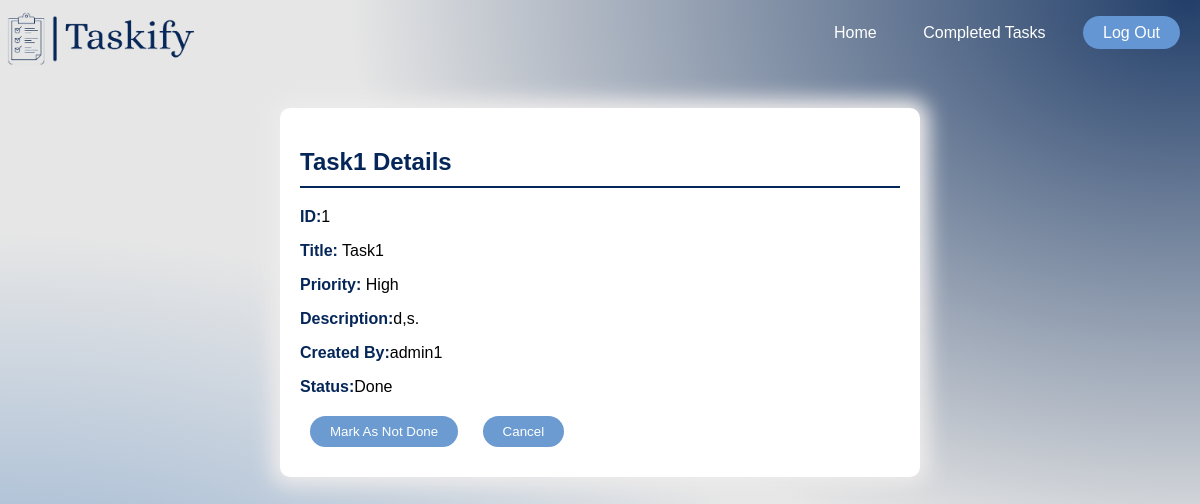
The app's page /completed/comptask/1/ with its own data.
### tasks/models.py (models this page shows, shortened)
class Task(models.Model):
    Taskiid = models.IntegerField(null=True)
    title = models.CharField(max_length=55,null=True)
    teacher = models.CharField(max_length=55,null=True)
    choose = models.CharField(max_length=6, choices=x,null=True)
    Description = models.TextField(max_length=160, blank=True, null=True)
    admin = models.CharField(max_length=15,null=True)
    completed = models.BooleanField(default=False,null=True)

### completed/views.py (the view)
# urls.py: path('comptask/<int:task_id>/', views.comptask, name='comptask'),
def comptask(request, task_id):
    task = get_object_or_404(Task, pk=task_id)  # Filter by primary key (pk)
    return render(request, 'ctask.html', {'task': task})

### completed/templates/ctask.html (shortened to what this page needs)
{%load static%}
<!DOCTYPE html>
<html lang="en">
  <head>
    <link
      rel="stylesheet"
      type="text/css"
      href="{%static 'css/task_detail.css'%}"
    />
  </head>
  <body>
    <div class="nav">
      <img src="{%static 'images/result1.png'%}" class="logo" />
      <div class="buttons">
        <ul>
          <li><a class="nav-link" href="/availableTasks/">Home</a></li>
          <li><a class="nav-link" href="/completed/">Completed Tasks</a></li>
          <li>
            <a class="log-link" href="..\Home page\school.html">Log Out</a>
          </li>
        </ul>
      </div>
    </div>
    <div class="container">
      <h2>{{task.title}} Details</h2>
      <div>
        <p><strong>ID:</strong>{{task.id}}</p>
        <p><strong>Title:</strong> {{task.title}}</p>
        <p><strong>Priority:</strong> {{task.choose}}</p>
        <p><strong>Description:</strong>{{task.Description}}</p>
        <p><strong>Created By:</strong>{{task.admin}}</p>
        <p><strong>Status:</strong>Done</p>
      </div>
      <div id="control">
        <button id="markAsNotDoneBtn" data-task-id="{{task.id}}">
          Mark As Not Done
        </button>
        <button id="cancelBtn">Cancel</button>
      </div>
    </div>
  </body>
</html>

### availableTasks/static/css/task_detail.css (style rules this page uses)
html { height: 100%; background-color:hsla(0,0%,90%,1); background-image: radial-gradient(at 99% 0%, hsla(216, 89%, 18%, 0.87) 0px, transparent 50%), radial-gradient(at 0% 99%, hsla(212, 42%, 64%, 1) 0px, transparent 50%); background-repeat: no-repeat; background-size: cover; font-family: Arial, sans-serif; }
.logo { position: absolute; height: auto; left: 0px; width: 200px; padding-top: 15px; }
.nav { display: flex; width: 100%; align-items: center; border-radius: 30px; }
.buttons { padding-inline-start: 0px; list-style: none; flex: 1; text-align: right; }
.nav ul li { display: inline; margin: 6px; }
a { text-decoration: none; }
.nav ul li .nav-link { border-radius: 30px; font-family: Arial, Helvetica, sans-serif; padding: 15px 15px; color: #fff; }
.log-link { text-decoration: none; padding: 8px 20px; margin: 6px; border-radius: 20px; transition: background-color 0.3 ease; color: #fff; background-color: #6496d4; }
.container { background-color: white ; border-radius: 10px; box-shadow: 0 0 20px 9px rgb(237, 235, 235); padding: 20px; max-width: 600px; margin: 50px auto; }
h2 { color: #052659; border-bottom: 2px solid #052659 ; padding-bottom: 10px; margin-bottom: 20px; }
p { margin-bottom: 10px; color: black; }
strong { color: #052659 ; }
button { padding: 8px 20px; margin : 10px; border: none; border-radius: 20px; background-color: #6b9bd1; color: white; }

### records on screen
Task: title "Task1", id "1", choose "High", Description "d,s.", admin "admin1"
